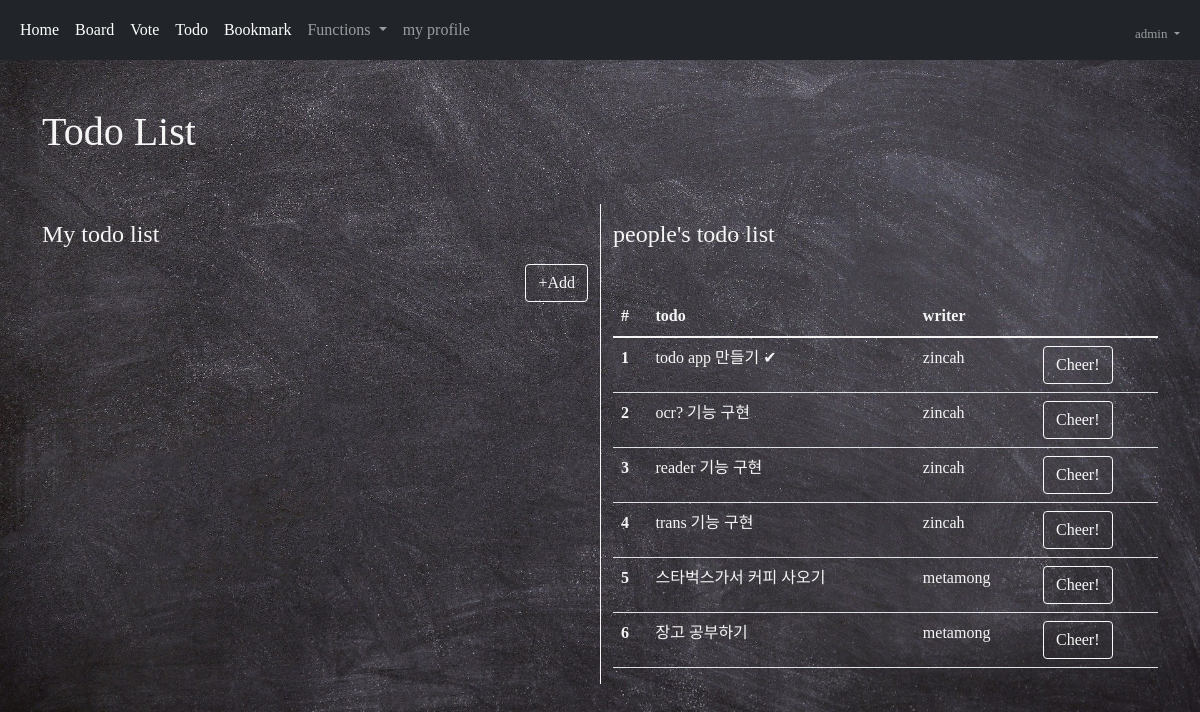
Before: /todo/ (signed in) with the older database file.
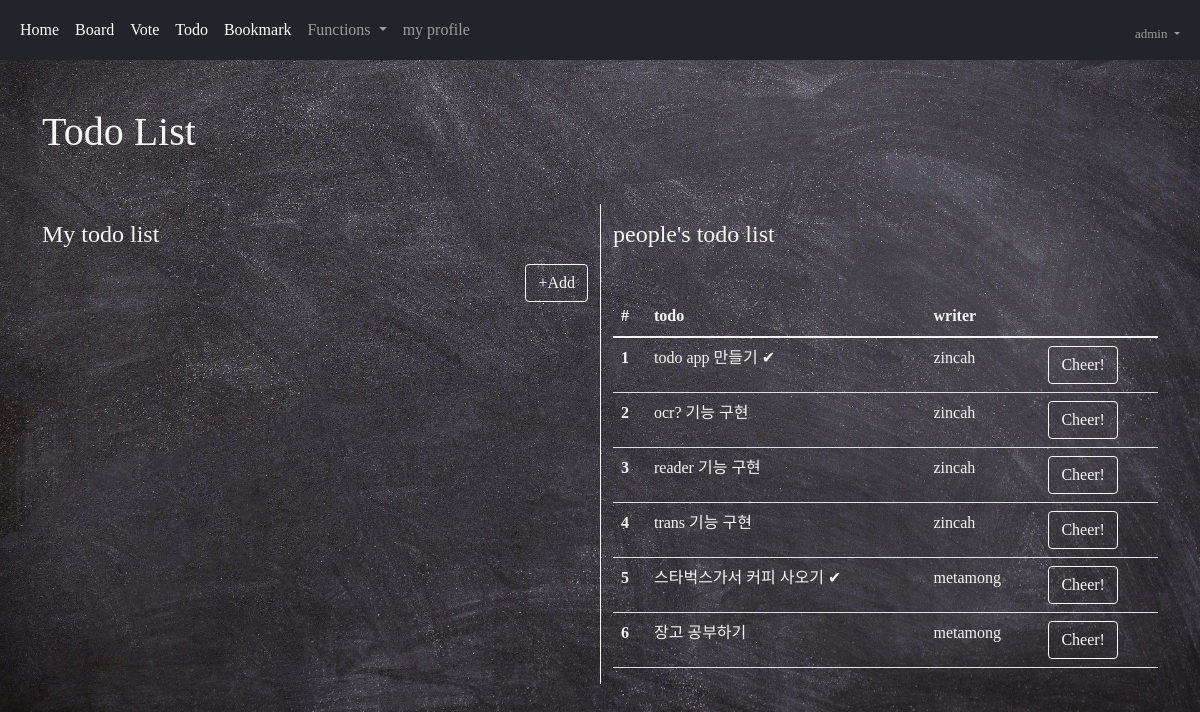
After: the same page with the newer database file.
### acc/models.py (models this page shows, shortened)
class User(AbstractUser):
    comment = models.TextField()
    nickname = models.CharField(max_length=30)
    email = models.EmailField()
    picture = models.ImageField(upload_to="usr")

### todo/models.py (models this page shows, shortened)
class Todo(models.Model):
    todo = models.CharField(max_length=100)
    writer = models.CharField(max_length=100)
    check = models.BooleanField(default=False)
    cheer = models.ManyToManyField(User, blank=True)
    cDate = models.DateTimeField()

### todo/views.py (the view)
# urls.py: path('', views.index, name="index"),
def index(request):
    d = Todo.objects.all()
    d = d.order_by('-cDate')
    context = {
        "todo" : d,
    }
    return render(request, "todo/index.html", context)

### template/todo/index.html (shortened to what this page needs)
{% extends 'base.html' %}
{% block auth %}
<body>
    <div class="container my-5">
        <div class="my-5">
            <h1>Todo List</h1>
        </div>
        <div class="row">
            <div class="col-lg-6">
                <div class="my-3">
                    <h4>My todo list</h4>
                </div>
                <div class="text-end">
                    <button class="btn btn-outline-light" onclick="create()">+Add</button>
                </div>
            </div>
            <div class="col-lg-6" style="border-left: 1px solid whitesmoke;">
                <div class="my-3">
                    <h4>people's todo list</h4>
                </div>
                <table class="table table-hover mt-5" style="color:whitesmoke;">
                    <thead>
                    <tr>
                        <th scope="col">#</th>
                        <th scope="col">todo</th>
                        <th scope="col">writer</th>
                        <th scope="col"></th>
                    </tr>
                    </thead>
                    <tbody>
                        {% for i in todo %}
                        <tr>
                            <th scope="row">{{ forloop.counter }}</th>
                            <td>{{ i.todo }} {% if i.check %}✔{% endif %}</td>
                            <td>{{ i.writer }}</td>
                            <td>
                                {% if not user.username == i.writer %}
                                    {% if not user in i.cheer.all %}
                                    <a href="{% url 'todo:cheer' i.id %}"><button class="btn btn-outline-light">Cheer!</button></a>
                                    {% else %}
                                    <a href="{% url 'todo:uncheer' i.id %}"><button class="btn btn-outline-dark">Cancel</button></a>
                                    {% endif %}
                                {% else %}
                                <a href="{% url 'todo:delete' i.id %}"><button class="btn btn-outline-danger">Delete</button></a>
                                {% endif %}
                            </td>
                        </tr>
                        {% endfor %}
                    </tbody>
                </table>
            </div>
        </div>
    </div>
</body>
{% endblock %}

### template/base.html (shortened to what this page needs)
<!doctype html>
<html lang="en">
  <head>
    <link href="https://cdn.jsdelivr.net/npm/bootstrap@5.1.3/dist/css/bootstrap.min.css" rel="stylesheet">
  </head>
  <body>
        {% if user.is_authenticated %}
        <nav class="navbar navbar-expand-lg navbar-dark bg-dark">
            <div class="container-fluid">
                <div class="collapse navbar-collapse" id="navbarSupportedContent">
                    <ul class="navbar-nav me-auto mb-2 mb-lg-0">
                        <li class="nav-item">
                            <a class="nav-link active" aria-current="page" href="{% url 'acc:index' %}">Home</a>
                        </li>
                        <li class="nav-item">
                            <a class="nav-link active" aria-current="page" href="{%url 'board:index' %}">Board</a>
                        </li>
                        <li class="nav-item">
                            <a class="nav-link active" aria-current="page" href="{%url 'vote:index' %}">Vote</a>
                        </li>
                        <li class="nav-item">
                            <a class="nav-link active" aria-current="page" href="{%url 'todo:index' %}">Todo</a>
                        </li>
                        <li class="nav-item">
                            <a class="nav-link active" aria-current="page" href="{%url 'book:index' %}">Bookmark</a>
                        </li>
                        <li class="nav-item dropdown">
                            <a class="nav-link dropdown-toggle" href="#" id="navbarDropdown" role="button" data-bs-toggle="dropdown" aria-expanded="false">
                              Functions
                            </a>
                        </li>
                        <li class="nav-item">
                            <a class="nav-link" href="{% url 'acc:profile' %}">my profile</a>
                        </li>
                    </ul>
                    <ul class="navbar-nav ms-auto mb-2 mb-lg-0">
                        <li class="nav-item dropdown mt-2" style="font-size: small;">
                            <a class="nav-link dropdown-toggle" href="#" id="navbarDropdown" role="button" data-bs-toggle="dropdown" aria-expanded="false">
                            {{ user.username }}
                            </a>
                        </li>
                    </ul>
                </div>
            </div>
        </nav>
            {% block auth %}
            {% endblock %}
        {% endif %}
  </body>
</html>

### template/base.html (style rules this page uses)
body { background-image: url('/media/base.jpg'); font-family: Comic Sans MS; background-size: cover; }

### template/todo/index.html (style rules this page uses)
body { color: whitesmoke; }

Changed rows visible on the page:
changed Todo "스타벅스가서 커피 사오기": now shows "✔"
